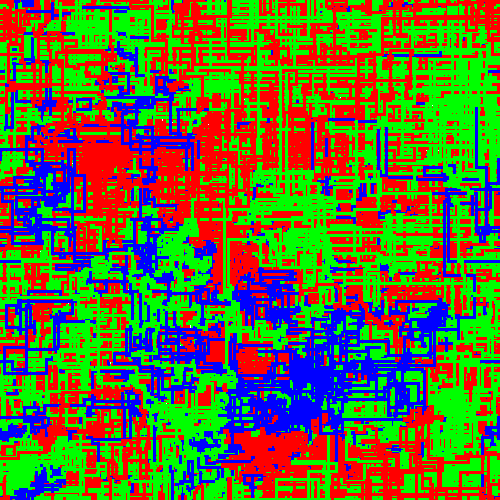

This chart was generated by the following Python code:
from enum import Enum
from PIL.Image import *
import PIL.Image
import numpy
from threading import Thread, RLock, Barrier

class Direction(Enum):
    TOP = 1
    BOT = 2
    RIGHT = 3
    LEFT = 4

class Turn(Enum):
    LEFT = 0
    RIGHT = 1
    AHEAD = 2

def instance_painting(x, y, name_image):
    painting = PIL.Image.new('RGB', (x, y), color=(255, 255, 255))
    painting.save(name_image)
    return painting

def luminance(affinity_color, color_pixel):
    lum_affinity = 0.2426*affinity_color[0]+0.7152*affinity_color[1]+0.0722*affinity_color[2]
    lum_pixel = 0.2426*color_pixel[0]+0.7152*color_pixel[1]+0.0722*color_pixel[2]
    return abs(lum_affinity-lum_pixel)

def location_ant_start(weight_painting, height_painting):
    pixel_start = (0, 0)
    # 0=top, 1=bot, 2=left, 3=right
    border = numpy.random.randint(0, 4)
    if border == 0:
        return Direction.BOT, numpy.random.randint(1, weight_painting-1), 0
    elif border == 1:
        return Direction.TOP, numpy.random.randint(1, weight_painting-1), height_painting - 1
    elif border == 2:
        return Direction.RIGHT, 0, numpy.random.randint(1, height_painting - 1)
    elif border == 3:
        return Direction.LEFT, weight_painting - 1, numpy.random.randint(1, height_painting-1)

def color_pixel_3x3(painting, location_pixel, color):
    (weight, height) = painting.size
    x_pixel = location_pixel[0]
    y_pixel = location_pixel[1]

    #Check if the pixel is on any border of the painting and define the loop's scope
    if x_pixel != 0 and x_pixel != weight-1 and y_pixel != 0 and y_pixel != height-1:
        x_loop = y_loop = (-1, 2)
    elif x_pixel == 0:
        if y_pixel == 0:
            x_loop = y_loop = (0, 2)
        elif y_pixel == height-1:
            x_loop = (0, 2); y_loop = (-1, 1)
        else:
            x_loop = (0, 2); y_loop = (-1, 2)
    elif x_pixel == weight-1:
        if y_pixel == 0:
            x_loop = (-1, 1); y_loop = (0, 2)
        elif y_pixel == height-1:
            x_loop = y_loop = (-1, 1)
        else:
            x_loop = (-1, 1); y_loop = (-1, 2)
    elif y_pixel == 0:
        x_loop = (-1, 2); y_loop = (0, 2)
    else:
        x_loop = (-1, 2); y_loop = (-1, 1)

    #color the pixels
    for x in range(x_loop[0], x_loop[1]):
        for y in range(y_loop[0], y_loop[1]):
            painting.putpixel((x_pixel + x, y_pixel + y), color)

def neighbour_pixel_location(painting_size, ant_location):
    ant_direction = ant_location[0]
    weight_painting = painting_size[0]
    height_painting = painting_size[1]
    ant_x = ant_location[1]
    ant_y = ant_location[2]

    if ant_direction == Direction.TOP:
        pixel_right_neighbour = (ant_x + 2) % weight_painting, ant_y
        pixel_left_neighbour = (ant_x - 2) % weight_painting, ant_y
        pixel_ahead_neighbour = ant_x, (ant_y - 2) % height_painting
    elif ant_direction == Direction.BOT:
        pixel_right_neighbour = (ant_x - 2) % weight_painting, ant_y
        pixel_left_neighbour = (ant_x + 2) % weight_painting, ant_y
        pixel_ahead_neighbour = ant_x, (ant_y + 2) % height_painting
    elif ant_direction == Direction.RIGHT:
        pixel_right_neighbour = ant_x, (ant_y + 2) % height_painting
        pixel_left_neighbour = ant_x, (ant_y - 2) % height_painting
        pixel_ahead_neighbour = (ant_x + 2) % weight_painting, ant_y
    elif ant_direction == Direction.LEFT:
        pixel_right_neighbour = ant_x, (ant_y - 2) % height_painting
        pixel_left_neighbour = ant_x, (ant_y + 2) % height_painting
        pixel_ahead_neighbour = (ant_x - 2) % weight_painting, ant_y

    return pixel_left_neighbour, pixel_right_neighbour, pixel_ahead_neighbour


def compute_direction(current_direction, turn):
    if current_direction == Direction.TOP:
        if turn == Turn.AHEAD:
            return Direction.TOP
        elif turn == Turn.LEFT:
            return Direction.LEFT
        elif turn == Turn.RIGHT:
            return Direction.RIGHT
    elif current_direction == Direction.BOT:
        if turn == Turn.AHEAD:
            return Direction.BOT
        elif turn == Turn.LEFT:
            return Direction.RIGHT
        elif turn == Turn.RIGHT:
            return Direction.LEFT
    elif current_direction == Direction.RIGHT:
        if turn == Turn.AHEAD:
            return Direction.RIGHT
        elif turn == Turn.LEFT:
            return Direction.TOP
        elif turn == Turn.RIGHT:
            return Direction.BOT
    elif current_direction == Direction.LEFT:
        if turn == Turn.AHEAD:
            return Direction.LEFT
        elif turn == Turn.LEFT:
            return Direction.BOT
        elif turn == Turn.RIGHT:
            return Direction.TOP


def run_ant(painting, write_color, affinity_color, prob_move, prob_affinity_color, nb_step, lock):
    location_pixel = location_ant_start(painting.size[0], painting.size[1])

    for i in range(nb_step):
        barrier.wait()
        pixel_left, pixel_right, pixel_ahead = neighbour_pixel_location(painting.size, location_pixel)
        list_direction = [pixel_left, pixel_right, pixel_ahead]
        affinity_neighbour = [False, False, False]
        count_affinity = 0
        color_pixel_left = painting.getpixel(pixel_left)
        color_pixel_right = painting.getpixel(pixel_right)
        color_pixel_ahead = painting.getpixel(pixel_ahead)

        if(luminance(color_pixel_left, affinity_color)) < 40:
            affinity_neighbour[0] = True; count_affinity = count_affinity + 1
        if(luminance(color_pixel_right, affinity_color)) < 40:
            affinity_neighbour[1] = True; count_affinity = count_affinity + 1
        if(luminance(color_pixel_ahead, affinity_color)) < 40:
            affinity_neighbour[2] = True; count_affinity = count_affinity + 1

        new_prob_move = list(prob_move)
        if count_affinity == 3:
            new_prob_move = [1/3, 1/3, 1/3]
        elif count_affinity == 2:
            for b in range(len(affinity_neighbour)):
                if affinity_neighbour[b]:
                    new_prob_move[b] = prob_affinity_color/count_affinity
                else:
                    new_prob_move[b] = 1 - prob_affinity_color
        elif count_affinity == 1:
            for b in range(len(affinity_neighbour)):
                if affinity_neighbour[b]:
                    new_prob_move[b] = prob_affinity_color/count_affinity
                else:
                    new_prob_move[b] = (1 - prob_affinity_color)/2
        index = numpy.random.choice([0, 1, 2], p=new_prob_move)
        if index == 0:
            turn = Turn.LEFT
        elif index == 1:
            turn = Turn.RIGHT
        elif index == 2:
            turn = Turn.AHEAD
        location_pixel = (compute_direction(location_pixel[0], turn), list_direction[index][0], list_direction[index][1])
        with lock:
            color_pixel_3x3(plateau, (location_pixel[1], location_pixel[2]), write_color)


if __name__ == "__main__":
    lock = RLock()
    barrier = Barrier(3)
    plateau=instance_painting(500,500,' Ant2.png')

    thread_1 = Thread(target=run_ant, args=(plateau, (255,0,0), (0,0,255), (0.05,0.05,0.9), 0.8, 200000, lock,))
    thread_2 = Thread(target=run_ant, args=(plateau, (0,255,0), (0,0,255), (0.01,0.01,0.98), 1, 200000, lock,))
    thread_3 = Thread(target=run_ant, args=(plateau, (0,0,255), (0,0,255), (0.03,0.02,0.95), 0.4, 200000, lock,))


    thread_1.start()
    thread_2.start()
    thread_3.start()


    thread_1.join()
    thread_2.join()
    thread_3.join()

    Image.show(plateau)
    plateau.save("Ant.png", "png")
